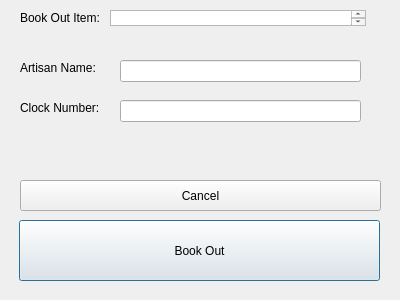
<?xml version="1.0" encoding="UTF-8"?>
<ui version="4.0">
 <class>clockLog</class>
 <widget class="QDialog" name="clockLog">
  <property name="geometry">
   <rect>
    <x>0</x>
    <y>0</y>
    <width>400</width>
    <height>300</height>
   </rect>
  </property>
  <property name="windowTitle">
   <string>Dialog</string>
  </property>
  <widget class="QPushButton" name="btnBookOut">
   <property name="geometry">
    <rect>
     <x>19</x>
     <y>220</y>
     <width>361</width>
     <height>61</height>
    </rect>
   </property>
   <property name="text">
    <string>Book Out</string>
   </property>
  </widget>
  <widget class="QLabel" name="lblBookoutItem">
   <property name="geometry">
    <rect>
     <x>20</x>
     <y>10</y>
     <width>81</width>
     <height>16</height>
    </rect>
   </property>
   <property name="text">
    <string>Book Out Item:</string>
   </property>
  </widget>
  <widget class="QPushButton" name="btnCancel">
   <property name="geometry">
    <rect>
     <x>20</x>
     <y>180</y>
     <width>361</width>
     <height>31</height>
    </rect>
   </property>
   <property name="text">
    <string>Cancel</string>
   </property>
  </widget>
  <widget class="QTextBrowser" name="tbItemName">
   <property name="geometry">
    <rect>
     <x>110</x>
     <y>10</y>
     <width>256</width>
     <height>16</height>
    </rect>
   </property>
  </widget>
  <widget class="QLineEdit" name="leArtisanName">
   <property name="geometry">
    <rect>
     <x>120</x>
     <y>60</y>
     <width>241</width>
     <height>22</height>
    </rect>
   </property>
  </widget>
  <widget class="QLabel" name="lblArtisanName">
   <property name="geometry">
    <rect>
     <x>20</x>
     <y>60</y>
     <width>81</width>
     <height>16</height>
    </rect>
   </property>
   <property name="text">
    <string>Artisan Name:</string>
   </property>
  </widget>
  <widget class="QLabel" name="lblArtisanName_2">
   <property name="geometry">
    <rect>
     <x>20</x>
     <y>100</y>
     <width>81</width>
     <height>16</height>
    </rect>
   </property>
   <property name="text">
    <string>Clock Number:</string>
   </property>
  </widget>
  <widget class="QLineEdit" name="leClockNumber">
   <property name="geometry">
    <rect>
     <x>120</x>
     <y>100</y>
     <width>241</width>
     <height>22</height>
    </rect>
   </property>
  </widget>
 </widget>
 <resources/>
 <connections/>
</ui>
